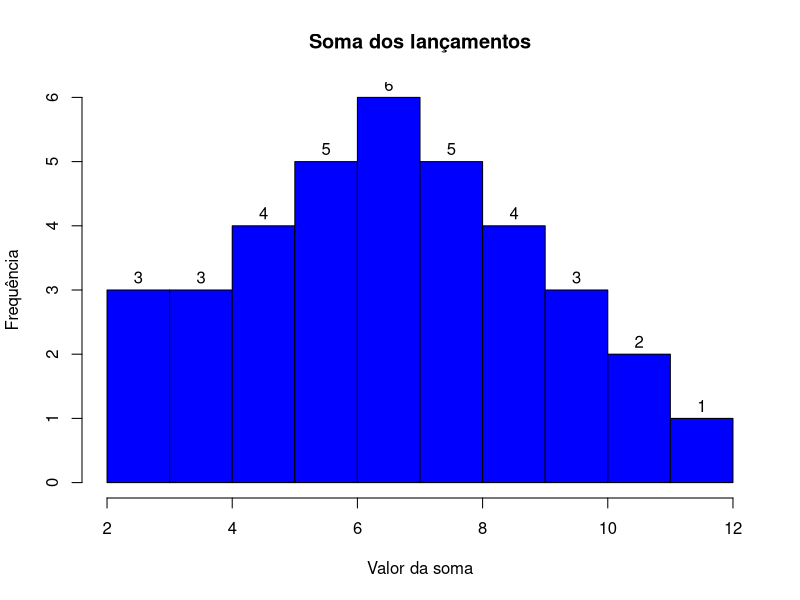
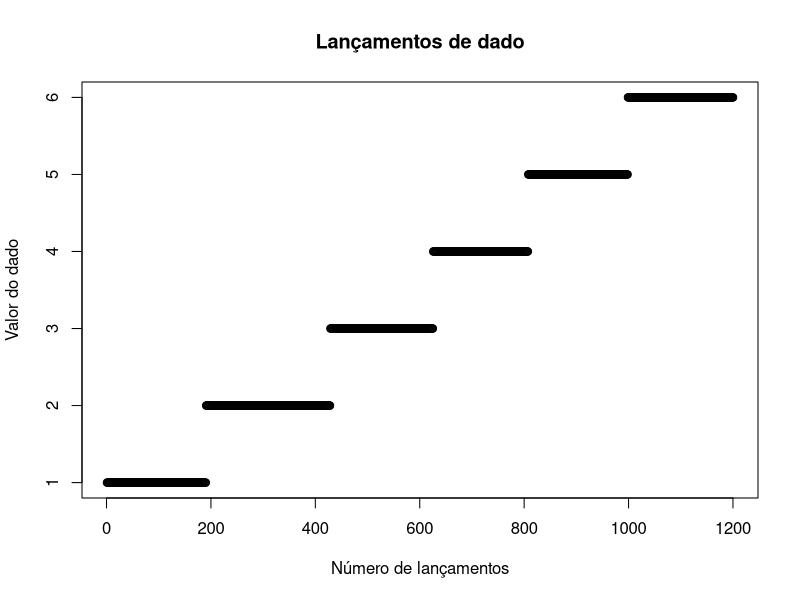

Recreate these plots in R, in order.
## ---- chunk 1
#Vamos primeiro criar um vetor com todas as possíveis somas:
soma<-c(2,3,4,5,6,7,3,4,5,6,7,8,4,5,6,7,8,9,5,6,7,8,9,10,6,7,8,9,10,11,7,8,9,10,11,12)

#Para facilitar a visualização, vamos organizar esses valores:
soma<-sort(soma)
soma

#Para descobrirmos o valor mais repetido, vamos encontrar a moda deste espaço amostral (Como o R não apresenta uma função de moda de maneira nativa, tive que criar a função para poder calcular):

getmode <- function(v) {
   uniqv <- unique(v)
   uniqv[which.max(tabulate(match(v, uniqv)))]
}
moda<-getmode(soma)
moda

#Agora, vamos criar um histograma para analizar a frequência de cada valor somado:
hist(soma,col = "blue",labels = TRUE,main = "Soma dos lançamentos",xlab="Valor da soma",ylab="Frequência",nclass = 10)
## ---- chunk 2
#Vamos começar com as moedas. Criaremos um vetor com os possíveis resultados:
moeda<-c("Cara","Coroa")

#Agora, vamos utilizar a função sample para gerar uma amostra de lançamentos do tamanho qeu quisermos, como por exemplo, 10 lançamentos:
jogadas_moeda<-sample(moeda,size = 10,replace = TRUE,prob = NULL)
jogadas_moeda

#Para amalizarmos se essa moeda é honesta teremos que aumentar o número de lançamentos. Assim, poderemos ver a razão entre o número de Caras e de Coroas:
jogadas_moeda<-sample(moeda,size=1000,replace = TRUE,prob = NULL)

#Agora que temos uma amostra com 1000 lançamentos, vamos ver quantas Caras e quantas Coroas saíram (não irei mostrar o total de lançamentos para poupar espaço na tela):
numero_caras<-length(jogadas_moeda[jogadas_moeda=="Cara"])
numero_coroas<-length(jogadas_moeda[jogadas_moeda=="Coroa"])
numero_caras
numero_coroas

prob_cara<-numero_caras/1000
prob_cara

prob_coroa<-numero_coroas/1000
prob_coroa

#Note que esses valores se concentram próximos de 0,5 , que é a probabilidade de se cair cara ou coroa com um lançamento de uma moeda honesta. Podemos então afirmar que esse gerador de lançamentos é honesto.

#Agora vamos para os dados. Vamos começar com um dado de 6 faces numeradas de 1 a 6:
dado<-c(1,2,3,4,5,6)

#Como fizemos com a moeda, usamos a função sample para gerar uma amostra de n lançamentos independentes. Comecemos com 10:
jogadas_dado<-sample(dado,size =10,replace = TRUE,prob=NULL )
jogadas_dado

#Para analizarmos as probabilidades desse dado, vamos aumentar o número de lançamentos:
jogadas_dado<-sample(dado,size=1200,replace = TRUE,prob=NULL)

#Agora vamos organizar esses lançamentos para que fique mais fácil de se observar:
jogadas_dado<-sort(jogadas_dado)

#Para aqueles que forem mais curiosos e quiserem criar um gáfico com os lançamentos:
plot(jogadas_dado,main="Lançamentos de dado",xlab = "Número de lançamentos",ylab = "Valor do dado")

#Com a análise dos gráficos pôde-se perceber que os lançamentos foram aproximadamente bem divididos por todos os 6 valores possíveis do dado. Ainda assim, vamos confirmar os valores exatos de cada número:
numero_1<-length(jogadas_dado[jogadas_dado==1])
numero_2<-length(jogadas_dado[jogadas_dado==2])
numero_3<-length(jogadas_dado[jogadas_dado==3])
numero_4<-length(jogadas_dado[jogadas_dado==4])
numero_5<-length(jogadas_dado[jogadas_dado==5])
numero_6<-length(jogadas_dado[jogadas_dado==6])

numero_1
numero_2
numero_3
numero_4
numero_5
numero_6

#Percebemos então que os valores que representam quantas vezes cada número apareceu está em torno de 200 lançamentos por número. Vamos calcular, baseado nos números obtidos, a probabilidade de cada um:
prob_1=numero_1/1200
prob_2=numero_2/1200
prob_3=numero_3/1200
prob_4=numero_4/1200
prob_5=numero_5/1200
prob_6=numero_6/1200

prob_1
prob_2
prob_3
prob_4
prob_5
prob_6

#Com isso, confirmamos que as probabilidades de cada número sair ganhador é de aproximadamente 1/6,  mostrando que o dado é honesto. Se quisermos criar dados de mais lados, é só aumentar o vetor que contém os valores. Por exemplo:
d_4<-sample(c(1:4),size=1,replace = TRUE,prob = NULL)
d_8<-sample(c(1:8),size=1,replace = TRUE,prob = NULL)
d_12<-sample(c(1:12),size=1,replace = TRUE,prob = NULL)
d_20<-sample(c(1:20),size=1,replace = TRUE,prob = NULL)

d_4
d_8
d_12
d_20

